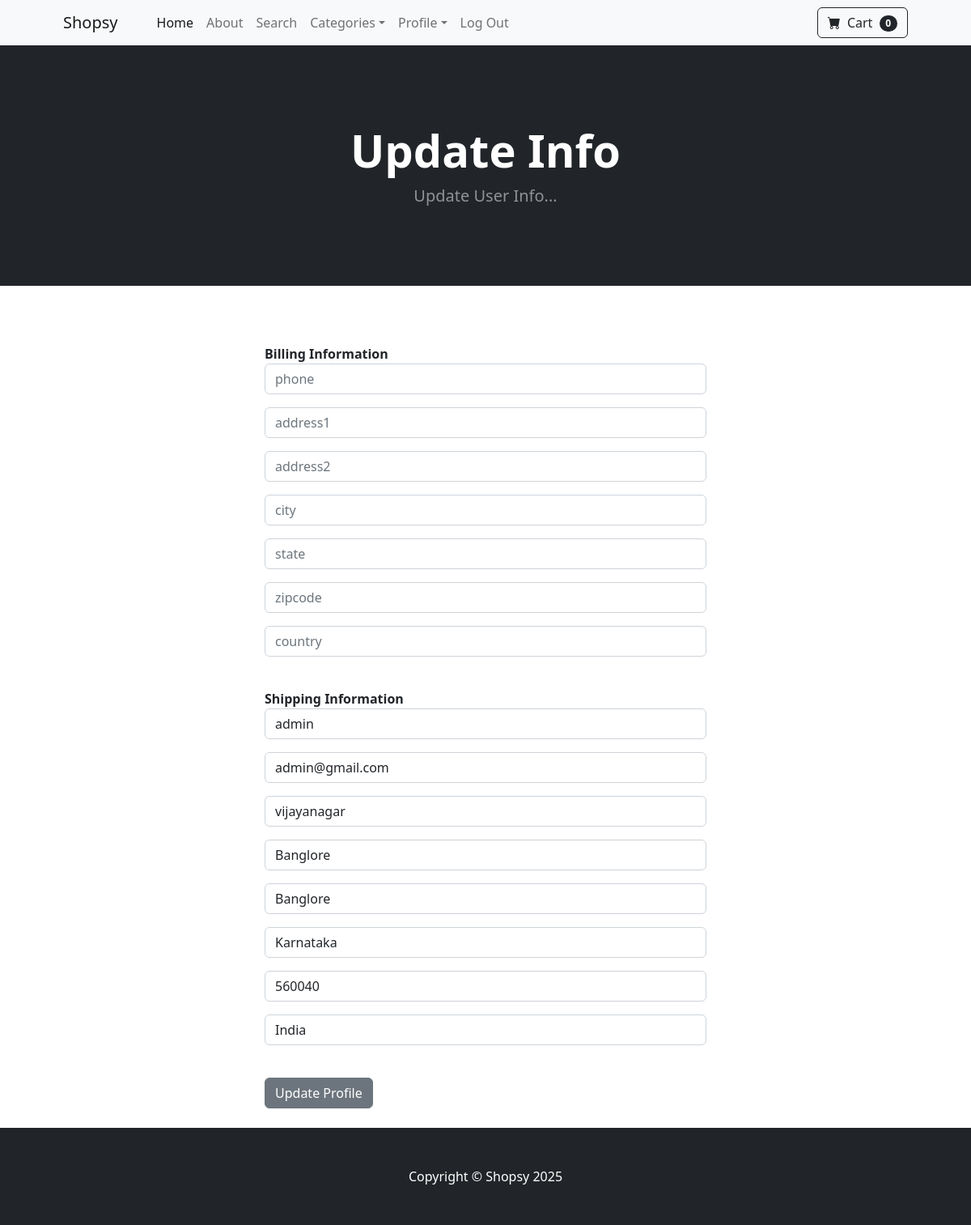
The page /update_info/ (signed in) on the database its author committed.
### store/models.py (models this page shows, shortened)
class Profile(models.Model):
  user = models.OneToOneField(User, on_delete=models.CASCADE)
  date_modified = models.DateTimeField(User, auto_now=True )
  phone  = models.CharField(max_length=20, blank=True)
  address1 = models.CharField(max_length=200, blank=True)
  address2 = models.CharField(max_length=200, blank=True)
  city  = models.CharField(max_length=50, blank=True)
  state = models.CharField(max_length=50, blank=True)
  zipcode = models.CharField(max_length=200, blank=True)
  country = models.CharField(max_length=50, blank=True)
  old_cart = models.CharField(max_length=50, blank=True, null=True)

### payment/models.py (models this page shows, shortened)
class ShippingAddress(models.Model):
  user = models.ForeignKey(User, on_delete=models.CASCADE, null =True, blank=True)
  shipping_fullname = models.CharField(max_length=55)
  shipping_email = models.CharField(max_length=100)
  shipping_address1 = models.CharField(max_length=200)
  shipping_address2 = models.CharField(max_length=200, null=True, blank=True)
  shipping_city = models.CharField(max_length=25)
  shipping_state = models.CharField(max_length=30, null=True, blank=True)
  shipping_zipcode = models.CharField(max_length=15, null=True, blank=True)
  shipping_country = models.CharField(max_length=50)
  class Meta:
    verbose_name_plural = "Shipping Address"

### store/views.py (the view)
# urls.py: path('update_info/', views.update_info, name="update_info"),
def update_info(request):
  if request.user.is_authenticated:
    current_users = Profile.objects.get(user__id=request.user.id)
    shipping_user = ShippingAddress.objects.get(user__id=request.user.id)
    form = UserInfoForm(request.POST or None, instance=current_users)
    shipping_form = ShippingFrom(request.POST or None, instance=shipping_user)
    if form.is_valid() or shipping_form.is_valid():
      form.save()
      shipping_form.save()
      messages.success(request, "Your info has been updated..!")
      return redirect('home')
    return render(request, 'update_info.html',{'user_form':form , 'shipping_form':shipping_form})
  else:
    messages.success(request,"You must be log in to access the page...")
    return redirect('home')

### store/forms.py
class UserInfoForm(forms.ModelForm):
    phone = forms.CharField(label="", widget=forms.TextInput(attrs={'class':'form-control', 'placeholder':'phone'}), required=False)
    address1 = forms.CharField(label="", widget=forms.TextInput(attrs={'class':'form-control', 'placeholder':'address1'}), required=False)
    address2 = forms.CharField(label="", widget=forms.TextInput(attrs={'class':'form-control', 'placeholder':'address2'}), required=False)
    city = forms.CharField(label="", widget=forms.TextInput(attrs={'class':'form-control', 'placeholder':'city'}), required=False)
    state = forms.CharField(label="", widget=forms.TextInput(attrs={'class':'form-control', 'placeholder':'state'}), required=False)
    zipcode = forms.CharField(label="", widget=forms.TextInput(attrs={'class':'form-control', 'placeholder':'zipcode'}), required=False)
    country = forms.CharField(label="", widget=forms.TextInput(attrs={'class':'form-control', 'placeholder':'country'}), required=False)
    class Meta:
        model = Profile
        fields = ('phone', 'address1', 'address2', 'city', 'state', 'zipcode', 'country')

### cart/cart.py (called while the page is built)
  def __len__(self):
    return len(self.cart)

### cart/context_processors.py (called while the page is built)
def cart(request):
  return {'cart':Cart(request)}

### store/templates/update_info.html (shortened to what this page needs)
{% extends "base.html" %} {% block content %}
<header class="bg-dark py-5">
  <div class="container px-4 px-lg-5 my-5">
    <div class="text-center text-white">
      <h1 class="display-4 fw-bolder">Update Info</h1>
      <p class="lead fw-normal text-white-50 mb-0">Update User Info...</p>
    </div>
  </div>
</header>
<br />
<div class="container">
  <div class="row">
    <div class="col-md-6 offset-md-3">
      <br />
      <br />
      <strong>
        Billing Information
        <br>
      </strong>
      <form method="POST" action="{% url 'update_info' %}">
        {% csrf_token %} {{user_form.as_p}}
        <br/>
        <strong>Shipping Information</strong>
        {{ shipping_form.as_p }}
        <br />
       <div>
        <button type="submit" class="btn btn-secondary">Update Profile</button>
      </form>
       </div>
      <br />
    </div>
  </div>
{% endblock %}

### rows shown on the page
ShippingAddress: shipping_fullname "admin", shipping_email "admin@gmail.com", shipping_address1 "vijayanagar", shipping_address2 "Banglore", shipping_city "Banglore", shipping_state "Karnataka", shipping_zipcode "560040", shipping_country "India"

### other values the page prints
{{ cart|length }} "0"
